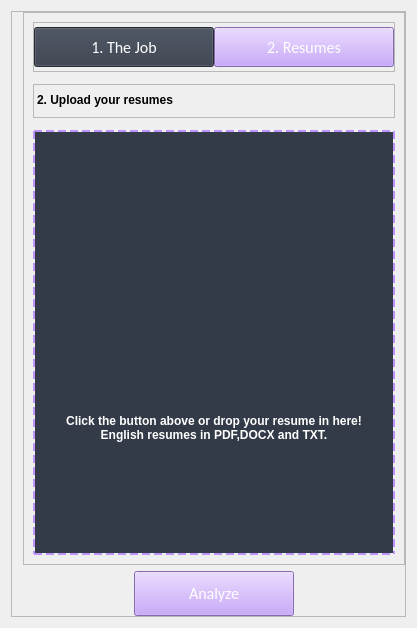
                     <widget class="QWidget" name="page">
                      <layout class="QVBoxLayout" name="verticalLayout_17">
                       <item>
                        <widget class="QFrame" name="frame_4">
                         <property name="frameShape">
                          <enum>QFrame::StyledPanel</enum>
                         </property>
                         <property name="frameShadow">
                          <enum>QFrame::Raised</enum>
                         </property>
                         <layout class="QVBoxLayout" name="verticalLayout_22">
                          <property name="leftMargin">
                           <number>11</number>
                          </property>
                          <property name="topMargin">
                           <number>0</number>
                          </property>
                          <property name="rightMargin">
                           <number>0</number>
                          </property>
                          <property name="bottomMargin">
                           <number>0</number>
                          </property>
                          <item>
                           <widget class="QFrame" name="frame_5">
                            <property name="frameShape">
                             <enum>QFrame::StyledPanel</enum>
                            </property>
                            <property name="frameShadow">
                             <enum>QFrame::Raised</enum>
                            </property>
                            <layout class="QVBoxLayout" name="verticalLayout_16">
                             <property name="spacing">
                              <number>12</number>
                             </property>
                             <item alignment="Qt::AlignHCenter">
                              <widget class="QFrame" name="frame_6">
                               <property name="minimumSize">
                                <size>
                                 <width>0</width>
                                 <height>50</height>
                                </size>
                               </property>
                               <property name="frameShape">
                                <enum>QFrame::StyledPanel</enum>
                               </property>
                               <property name="frameShadow">
                                <enum>QFrame::Raised</enum>
                               </property>
                               <layout class="QHBoxLayout" name="horizontalLayout_8">
                                <property name="spacing">
                                 <number>0</number>
                                </property>
                                <property name="leftMargin">
                                 <number>0</number>
                                </property>
                                <property name="topMargin">
                                 <number>0</number>
                                </property>
                                <property name="rightMargin">
                                 <number>0</number>
                                </property>
                                <property name="bottomMargin">
                                 <number>0</number>
                                </property>
                                <item>
                                 <widget class="QPushButton" name="btnJobDes_2">
                                  <property name="minimumSize">
                                   <size>
                                    <width>180</width>
                                    <height>40</height>
                                   </size>
                                  </property>
                                  <property name="font">
                                   <font>
                                    <family>Calibri</family>
                                    <pointsize>12</pointsize>
                                    <weight>50</weight>
                                    <italic>false</italic>
                                    <bold>false</bold>
                                   </font>
                                  </property>
                                  <property name="cursor">
                                   <cursorShape>PointingHandCursor</cursorShape>
                                  </property>
                                  <property name="styleSheet">
                                   <string notr="true">


#btnJobDes_2{
background-color: rgb(52, 59, 72);
color:white;
}
</string>
                                  </property>
                                  <property name="text">
                                   <string>1. The Job</string>
                                  </property>
                                 </widget>
                                </item>
                                <item>
                                 <widget class="QPushButton" name="btnResumes_2">
                                  <property name="minimumSize">
                                   <size>
                                    <width>180</width>
                                    <height>40</height>
                                   </size>
                                  </property>
                                  <property name="font">
                                   <font>
                                    <family>Calibri</family>
                                    <pointsize>12</pointsize>
                                    <weight>50</weight>
                                    <italic>false</italic>
                                    <bold>false</bold>
                                   </font>
                                  </property>
                                  <property name="cursor">
                                   <cursorShape>PointingHandCursor</cursorShape>
                                  </property>
                                  <property name="styleSheet">
                                   <string notr="true">
#btnResumes_2{
background-color:rgb(189, 147, 249);
color:white;
}
</string>
                                  </property>
                                  <property name="text">
                                   <string>2. Resumes</string>
                                  </property>
                                 </widget>
                                </item>
                               </layout>
                              </widget>
                             </item>
                             <item>
                              <widget class="QFrame" name="frame_8">
                               <property name="maximumSize">
                                <size>
                                 <width>16777215</width>
                                 <height>100</height>
                                </size>
                               </property>
                               <property name="frameShape">
                                <enum>QFrame::StyledPanel</enum>
                               </property>
                               <property name="frameShadow">
                                <enum>QFrame::Raised</enum>
                               </property>
                               <layout class="QHBoxLayout" name="horizontalLayout_9">
                                <property name="leftMargin">
                                 <number>0</number>
                                </property>
                                <property name="topMargin">
                                 <number>0</number>
                                </property>
                                <property name="rightMargin">
                                 <number>0</number>
                                </property>
                                <property name="bottomMargin">
                                 <number>0</number>
                                </property>
                                <item alignment="Qt::AlignLeft">
                                 <widget class="QLabel" name="label_2">
                                  <property name="styleSheet">
                                   <string notr="true">QLabel {
    font: 75 14pt &quot;Calibri&quot;;
    font-weight: bold; /* Make the text bold */
    border-bottom: 2px solid rgb(189, 147, 249); /* Bottom border with color */
    padding: 8px; /* Padding inside the QLabel */
    text-align: center; /* Center-align the text */
padding-left:0px;
}
</string>
                                  </property>
                                  <property name="text">
                                   <string>2. Upload your resumes</string>
                                  </property>
                                 </widget>
                                </item>
                               </layout>
                              </widget>
                             </item>
                             <item>
                              <widget class="QFrame" name="frame_7">
                               <property name="minimumSize">
                                <size>
                                 <width>0</width>
                                 <height>425</height>
                                </size>
                               </property>
                               <property name="styleSheet">
                                <string notr="true">    border: 2px dashed rgb(189, 147, 249);
</string>
                               </property>
                               <property name="frameShape">
                                <enum>QFrame::StyledPanel</enum>
                               </property>
                               <property name="frameShadow">
                                <enum>QFrame::Raised</enum>
                               </property>
                               <layout class="QVBoxLayout" name="verticalLayout_18">
                                <property name="leftMargin">
                                 <number>0</number>
                                </property>
                                <property name="topMargin">
                                 <number>0</number>
                                </property>
                                <property name="rightMargin">
                                 <number>0</number>
                                </property>
                                <property name="bottomMargin">
                                 <number>0</number>
                                </property>
                                <item>
                                 <widget class="QPushButton" name="btnUpload">
                                  <property name="sizePolicy">
                                   <sizepolicy hsizetype="Expanding" vsizetype="Expanding">
                                    <horstretch>0</horstretch>
                                    <verstretch>0</verstretch>
                                   </sizepolicy>
                                  </property>
                                  <property name="cursor">
                                   <cursorShape>PointingHandCursor</cursorShape>
                                  </property>
                                  <property name="acceptDrops">
                                   <bool>true</bool>
                                  </property>
                                  <property name="styleSheet">
                                   <string notr="true">QPushButton {
    background-color: rgb(52, 59, 72); /* Dark gray background color */
    background-image: url(:/icons/images/icons/icons8-upload-via-bowser-100.png); /*
 Icon image */
	background-image: url(:/icons/images/icons/icons8-upload-to-cloud-100.png);
    background-position: center; /* Center the icon */
    background-repeat: no-repeat; /* Do not repeat the background image */
    background-size: contain; /* Scale the image to fit the button */
    border: none; /* No border */
    padding-top: 170px; /* Space inside the button */
    color: white; /* Text color */
    font-weight: bold; /* Bold text */
    text-align: center; /* Center text */
}
</string>
                                  </property>
                                  <property name="text">
                                   <string>Click the button above or drop your resume in here!
English resumes in PDF,DOCX and TXT.</string>
                                  </property>
                                 </widget>
                                </item>
                               </layout>
                              </widget>
                             </item>
                            </layout>
                           </widget>
                          </item>
                          <item alignment="Qt::AlignHCenter">
                           <widget class="QPushButton" name="btnAnalyze">
                            <property name="minimumSize">
                             <size>
                              <width>160</width>
                              <height>45</height>
                             </size>
                            </property>
                            <property name="font">
                             <font>
                              <family>Calibri</family>
                              <pointsize>12</pointsize>
                              <weight>50</weight>
                              <italic>false</italic>
                              <bold>false</bold>
                             </font>
                            </property>
                            <property name="cursor">
                             <cursorShape>PointingHandCursor</cursorShape>
                            </property>
                            <property name="layoutDirection">
                             <enum>Qt::LeftToRight</enum>
                            </property>
                            <property name="styleSheet">
                             <string notr="true">
#btnAnalyze{
background-color:rgb(189, 147, 249);
color:white;
}
#btnAnalyze:hover {
background-color:rgb(200, 167, 249);
}</string>
                            </property>
                            <property name="text">
                             <string>Analyze</string>
                            </property>
                            <property name="icon">
                             <iconset resource="resources.qrc">
                              <normaloff>:/icons/images/icons/cil-input.png</normaloff>:/icons/images/icons/cil-input.png</iconset>
                            </property>
                            <property name="iconSize">
                             <size>
                              <width>25</width>
                              <height>25</height>
                             </size>
                            </property>
                           </widget>
                          </item>
                         </layout>
                        </widget>
                       </item>
                      </layout>
                     </widget>
